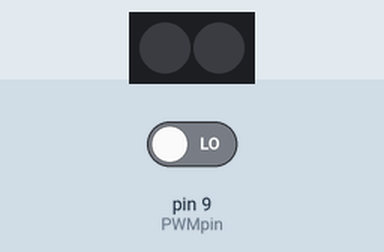
Simulated run of this sketch. Board: Arduino Uno, built with avr-gcc and run on an emulated ATmega328P. On the bench: 2 RGB LEDs in strip order, left to right. Inputs (shaded band) come from the test bench; at power-on: pin 9 (PWMpin) LOW.

Above: at 0.5 s.
At 1.05 s:
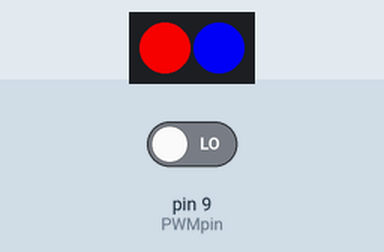
At 1.7 s:
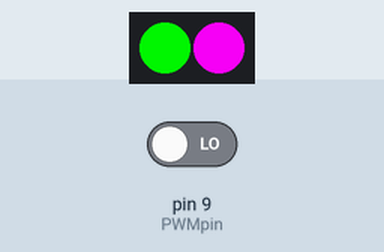
At 2.45 s:
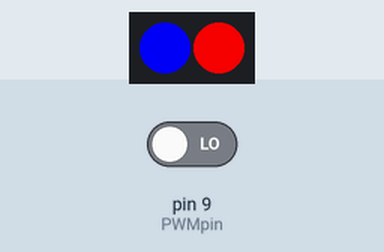
Timing chart, 0 to 3.0 s (numbered marks = the images above):
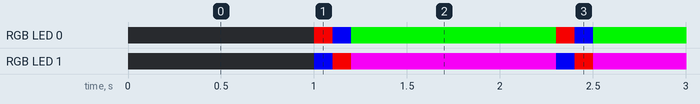

Measured:
- by itself, RGB LED 0: repeats every 1.3 s: RGB(0, 0, 225) 0.10 s, RGB(0, 225, 0) 1.1 s, RGB(225, 0, 0) 0.10 s
- by itself, RGB LED 1: repeats every 1.3 s: RGB(225, 0, 0) 0.10 s, RGB(225, 0, 225) 1.1 s, RGB(0, 0, 225) 0.10 s
- by itself, everything shown: repeats every 1.3 s, in 3 steps

The sketch:

Mig3ArduinoFile.ino
```cpp
// Adafruit NeoPixel library

#include <Adafruit_NeoPixel.h>
#ifdef __AVR__
 #include <avr/power.h> // Required for 16 MHz Adafruit Trinket
#endif

#define PIN         0           // Pin where neopixel strip is connected

#define NUMPIXELS   2           // Number of pixels on the strip

Adafruit_NeoPixel pixels(NUMPIXELS, PIN, NEO_GRB + NEO_KHZ800);

#define DELAYVAL    100

int PWMpin = 9;                 // Check what PWM pin to use
int PWMduration;                // Duration of the PWM pulse received
int PWMtoledmap;                // Map PWM input to LED output (1000-2000 to 0-255)

void setup() {
    pinMode(PWMpin, INPUT);     // PWM input pin
    pixels.begin();             // Begin Pixels
}

void loop() {

    PWMduration = pulseIn(PWMpin, HIGH);                // create variable duration holding the PWM value
    PWMtoledmap = map(PWMduration, 980, 2002, 0, 255);  // Map PWM input to LED output (1000-2000 to 0-255)

    pixels.clear();                                     // Set all pixel colors to 'off'
    pixels.setPixelColor(1, pixels.Color(0, 0, 225));   // 2nd led Blue
    pixels.setPixelColor(0, pixels.Color(225, 0, 0));   // 1st led Red
    pixels.show();                                      // Send the updated pixel colors to the hardware.

    delay(DELAYVAL);

    pixels.clear();                                     // Set all pixel colors to 'off'
    pixels.setPixelColor(1, pixels.Color(225, 0, 0));   // 1 Red
    pixels.setPixelColor(0, pixels.Color(0, 0, 225));   // 2 Blue
    pixels.show();                                      // Send the updated pixel colors to the hardware.

    delay(DELAYVAL);

    pixels.clear();                                     // Set all pixel colors to 'off'
    pixels.setPixelColor(1, pixels.Color(225, 0, 225)); // 1 Red
    pixels.setPixelColor(0, pixels.Color(0, 225, 0));   // 2 Blue
    pixels.show();                                      // Send the updated pixel colors to the hardware.

    delay(DELAYVAL);
  }
```
